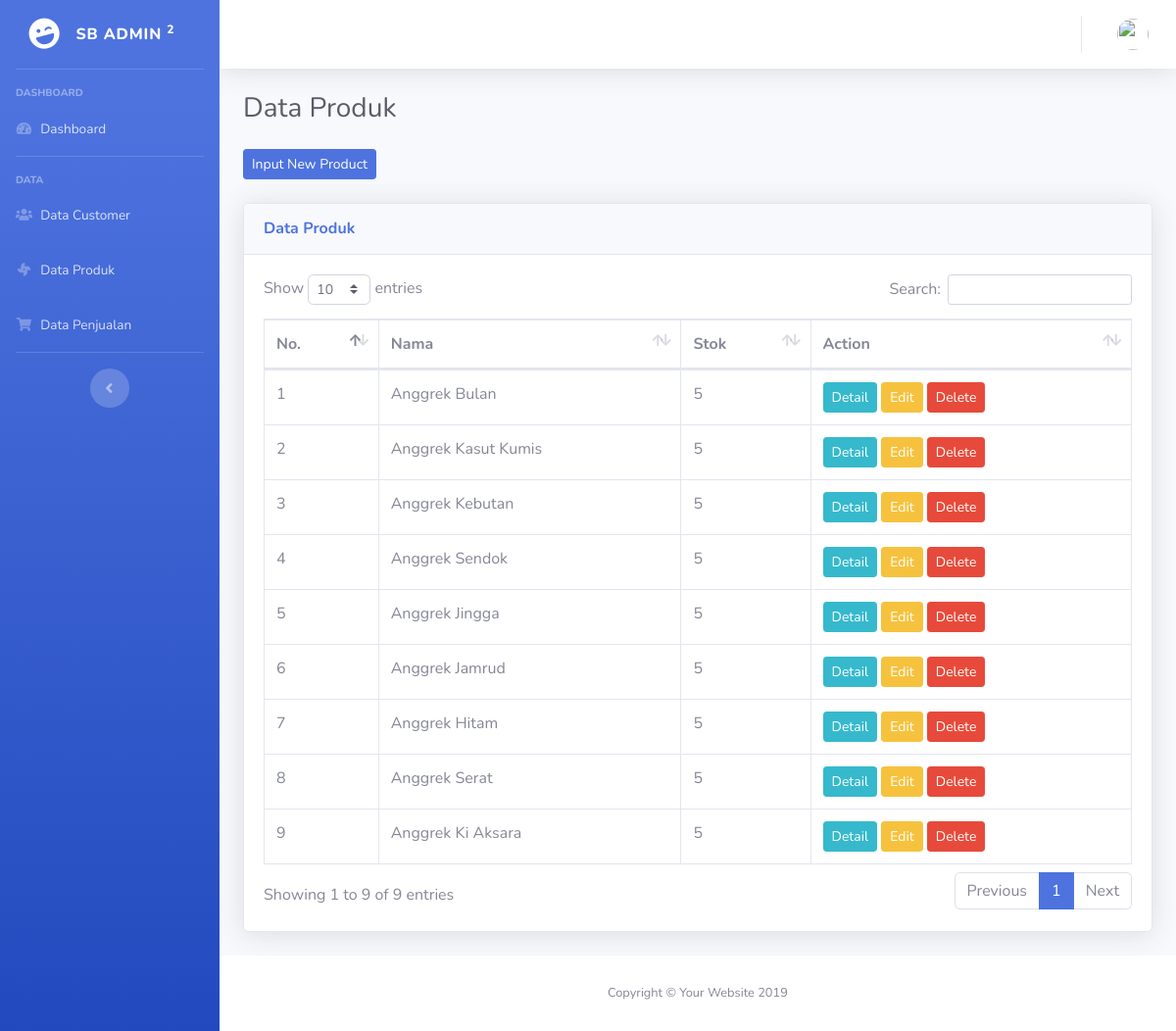
Screenshot of /index.php/admin/product with the database file from the repository.
### tables this page shows
CREATE TABLE `flower` (
  `id` int(11) NOT NULL,
  `nama` varchar(128) NOT NULL,
  `keterangan` varchar(500) NOT NULL,
  `stok` int(11) NOT NULL,
  `price` int(11) NOT NULL,
  `image` varchar(128) NOT NULL
);

### application/controllers/admin/Product.php (called while the page is built, shortened)
<?php
    class Product extends CI_Controller {
        public function __construct()
        {
            $this->load->model('M_Dashboard');
            $this->load->model('M_Product');
        }
        public function index()
        {
            $data['title'] = 'Data Produk';
            $data['admin'] = $this->M_Dashboard->getUserData();
            $data['product'] = $this->M_Product->getAllProduct();
            $data['sidebar'] = $this->load->view('templates/admin_sidebar', null, true);
            $data['topbar'] = $this->load->view('templates/admin_topbar', $data, true);
            $this->load->view('templates/admin_header', $data);
            $this->load->view('product/index', $data);
            $this->load->view('templates/admin_footer');
        }
    }
?>

### index.php (called while the page is built, shortened)
<?php
require_once BASEPATH.'core/CodeIgniter.php';

### application/models/M_Product.php (called while the page is built, shortened)
<?php
    class M_Product extends CI_Model {
        public function getAllProduct()
        {
            return $this->db->get('flower')->result_array();
        }
    }
?>

### application/views/product/index.php (the view, shortened to what this page needs)
<div id="wrapper">
	<?= $sidebar; ?>
	<div id="content-wrapper" class="d-flex flex-column">
		<div id="content">
			<?= $topbar; ?>
			<div class="container-fluid">
				<h1 class="h3 mb-4 text-gray-800"><?= $title; ?></h1>
				<a href="#" class="btn btn-primary btn-sm mb-4">
					Input New Product
				</a>
				<div class="card shadow mb-4">
					<div class="card-header py-3">
						<h6 class="m-0 font-weight-bold text-primary">Data Produk</h6>
					</div>
					<div class="card-body">
						<div class="table-responsive">
							<table class="table table-bordered table-hover" id="productTable" width="100%"
								cellspacing="0">
								<thead>
									<tr>
										<th>No.</th>
										<th>Nama</th>
										<th>Stok</th>
										<th>Action</th>
									</tr>
								</thead>
								<tbody>
									<?php $i = 0;
									foreach ($product as $p) : ?>
									<tr>
										<td><?= ++$i; ?></td>
										<td><?= $p['nama']; ?></td>
										<td><?= $p['stok']; ?></td>
										<td>
											<a href="#" class="btn btn-sm btn-info">Detail</a>
											<a href="#" class="btn btn-sm btn-warning">Edit</a>
											<a href="#" class="btn btn-sm btn-danger">Delete</a>
										</td>
									</tr>
									<?php endforeach; ?>
								</tbody>
							</table>
						</div>
					</div>
				</div>
			</div>
		</div>
		<footer class="sticky-footer bg-white">
			<div class="container my-auto">
				<div class="copyright text-center my-auto">
					<span>Copyright &copy; Your Website 2019</span>
				</div>
			</div>
		</footer>
	</div>
</div>

### application/views/templates/admin_sidebar.php
<ul class="navbar-nav bg-gradient-primary sidebar sidebar-dark accordion" id="accordionSidebar">
	<a class="sidebar-brand d-flex align-items-center justify-content-center" href="index.html">
		<div class="sidebar-brand-icon rotate-n-15">
			<i class="fas fa-laugh-wink"></i>
		</div>
		<div class="sidebar-brand-text mx-3">SB Admin <sup>2</sup></div>
	</a>
	<hr class="sidebar-divider mb-3">
	<div class="sidebar-heading">
		Dashboard
	</div>
	<li class="nav-item">
		<a class="nav-link" href="<?= base_url('admin/dashboard/index'); ?>">
			<i class="fas fa-fw fa-tachometer-alt"></i>
			<span>Dashboard</span></a>
	</li>
	<hr class="sidebar-divider">
	<div class="sidebar-heading">
		Data
	</div>
	<li class="nav-item">
		<a class="nav-link" href="<?= base_url('admin/customer/index'); ?>">
			<i class="fas fa-fw fa-users"></i>
			<span>Data Customer</span></a>
	</li>
	<li class="nav-item">
		<a class="nav-link" href="<?= base_url('admin/product/index'); ?>">
			<i class="fas fa-fw fa-fan"></i>
			<span>Data Produk</span></a>
	</li>
	<li class="nav-item">
		<a class="nav-link" href="<?= base_url('admin/penjualan/index'); ?>">
			<i class="fas fa-fw fa-shopping-cart"></i>
			<span>Data Penjualan</span></a>
	</li>
	<hr class="sidebar-divider d-none d-md-block">
	<div class="text-center d-none d-md-inline">
		<button class="rounded-circle border-0" id="sidebarToggle"></button>
	</div>
</ul>

### application/views/templates/admin_topbar.php (shortened to what this page needs)
<nav class="navbar navbar-expand navbar-light bg-white topbar mb-4 static-top shadow">
	<ul class="navbar-nav ml-auto">
		<li class="nav-item dropdown no-arrow">
			<a class="nav-link dropdown-toggle" href="#" id="userDropdown" role="button" data-toggle="dropdown"
				aria-haspopup="true" aria-expanded="false">
				<img class="img-profile rounded-circle" src="https://source.unsplash.com/QAB-WJcbgJk/60x60">
			</a>
		</li>
	</ul>
</nav>

### application/views/templates/admin_header.php (shortened to what this page needs)
<!DOCTYPE html>
<html lang="en">
<head>
	<link href="<?= base_url('assets/admins/'); ?>vendor/fontawesome-free/css/all.min.css" rel="stylesheet"
		type="text/css">
	<link href="<?= base_url('assets/admins/'); ?>css/sb-admin-2.min.css" rel="stylesheet">
	<link href="<?= base_url('assets/admins/'); ?>vendor/datatables/dataTables.bootstrap4.min.css" rel="stylesheet">
</head>
<body id="page-top">

### application/views/templates/admin_footer.php (shortened to what this page needs)
</body>
</html>

### rows the page displays
flower: nama "Anggrek Bulan", stok "5"
flower: nama "Anggrek Kasut Kumis", stok "5"
flower: nama "Anggrek Kebutan", stok "5"
flower: nama "Anggrek Sendok", stok "5"
flower: nama "Anggrek Jingga", stok "5"
flower: nama "Anggrek Jamrud", stok "5"
flower: nama "Anggrek Hitam", stok "5"
flower: nama "Anggrek Serat", stok "5"
flower: nama "Anggrek Ki Aksara", stok "5"

### other values shown
$title "Data Produk"
